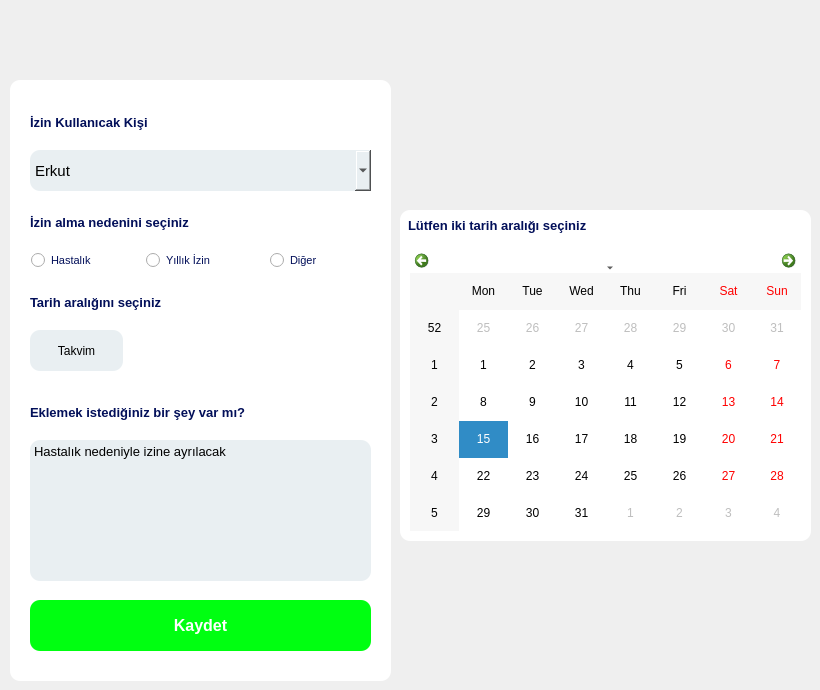
      <widget class="QWidget" name="tab_5">
       <property name="styleSheet">
        <string notr="true">#tab_5{
background-color:#D1F2D0;}</string>
       </property>
       <attribute name="title">
        <string>İzin Bilgisi Ekle</string>
       </attribute>
       <widget class="QWidget" name="widget_5" native="true">
        <property name="geometry">
         <rect>
          <x>10</x>
          <y>80</y>
          <width>381</width>
          <height>601</height>
         </rect>
        </property>
        <property name="styleSheet">
         <string notr="true">background:white;
border-radius:10px;

</string>
        </property>
        <widget class="QPushButton" name="izinKaydet">
         <property name="geometry">
          <rect>
           <x>20</x>
           <y>520</y>
           <width>341</width>
           <height>51</height>
          </rect>
         </property>
         <property name="font">
          <font>
           <pointsize>12</pointsize>
           <weight>75</weight>
           <bold>true</bold>
          </font>
         </property>
         <property name="cursor">
          <cursorShape>PointingHandCursor</cursorShape>
         </property>
         <property name="styleSheet">
          <string notr="true">background-color: rgb(0, 255, 17);
color:white;</string>
         </property>
         <property name="text">
          <string>Kaydet</string>
         </property>
        </widget>
        <widget class="QLabel" name="label_15">
         <property name="geometry">
          <rect>
           <x>20</x>
           <y>30</y>
           <width>201</width>
           <height>24</height>
          </rect>
         </property>
         <property name="font">
          <font>
           <pointsize>10</pointsize>
           <weight>75</weight>
           <bold>true</bold>
           <underline>false</underline>
          </font>
         </property>
         <property name="styleSheet">
          <string notr="true">color:#020F59;

</string>
         </property>
         <property name="text">
          <string>İzin Kullanıcak Kişi</string>
         </property>
        </widget>
        <widget class="QLabel" name="label_16">
         <property name="geometry">
          <rect>
           <x>20</x>
           <y>130</y>
           <width>221</width>
           <height>24</height>
          </rect>
         </property>
         <property name="font">
          <font>
           <pointsize>10</pointsize>
           <weight>75</weight>
           <bold>true</bold>
           <underline>false</underline>
          </font>
         </property>
         <property name="styleSheet">
          <string notr="true">color:#020F59;</string>
         </property>
         <property name="text">
          <string>İzin alma nedenini seçiniz</string>
         </property>
        </widget>
        <widget class="QComboBox" name="cb_kullanici">
         <property name="geometry">
          <rect>
           <x>20</x>
           <y>70</y>
           <width>341</width>
           <height>41</height>
          </rect>
         </property>
         <property name="font">
          <font>
           <pointsize>11</pointsize>
          </font>
         </property>
         <property name="styleSheet">
          <string notr="true">background:#E9EFF2;
border-radius:10px;</string>
         </property>
         <item>
          <property name="text">
           <string>Erkut</string>
          </property>
         </item>
         <item>
          <property name="text">
           <string>Erkan</string>
          </property>
         </item>
         <item>
          <property name="text">
           <string>Aykut </string>
          </property>
         </item>
        </widget>
        <widget class="QPushButton" name="pushButton_5">
         <property name="geometry">
          <rect>
           <x>20</x>
           <y>250</y>
           <width>93</width>
           <height>41</height>
          </rect>
         </property>
         <property name="cursor">
          <cursorShape>PointingHandCursor</cursorShape>
         </property>
         <property name="styleSheet">
          <string notr="true">background:#E9EFF2;
border-radius:10px;
</string>
         </property>
         <property name="text">
          <string>Takvim</string>
         </property>
         <property name="checkable">
          <bool>true</bool>
         </property>
         <property name="checked">
          <bool>true</bool>
         </property>
         <property name="default">
          <bool>false</bool>
         </property>
        </widget>
        <widget class="QLabel" name="label_18">
         <property name="geometry">
          <rect>
           <x>20</x>
           <y>210</y>
           <width>201</width>
           <height>24</height>
          </rect>
         </property>
         <property name="font">
          <font>
           <pointsize>10</pointsize>
           <weight>75</weight>
           <bold>true</bold>
           <underline>false</underline>
          </font>
         </property>
         <property name="styleSheet">
          <string notr="true">color:#020F59;</string>
         </property>
         <property name="text">
          <string>Tarih aralığını seçiniz</string>
         </property>
        </widget>
        <widget class="QLabel" name="label_19">
         <property name="geometry">
          <rect>
           <x>20</x>
           <y>320</y>
           <width>311</width>
           <height>24</height>
          </rect>
         </property>
         <property name="font">
          <font>
           <pointsize>10</pointsize>
           <weight>75</weight>
           <bold>true</bold>
           <underline>false</underline>
          </font>
         </property>
         <property name="styleSheet">
          <string notr="true">color:#020F59;</string>
         </property>
         <property name="text">
          <string>Eklemek istediğiniz bir şey var mı?</string>
         </property>
        </widget>
        <widget class="QPlainTextEdit" name="plainTextEdit_3">
         <property name="geometry">
          <rect>
           <x>20</x>
           <y>360</y>
           <width>341</width>
           <height>141</height>
          </rect>
         </property>
         <property name="font">
          <font>
           <pointsize>10</pointsize>
          </font>
         </property>
         <property name="styleSheet">
          <string notr="true">background:#E9EFF2;
border-radius:10px;</string>
         </property>
         <property name="plainText">
          <string>Hastalık nedeniyle izine ayrılacak</string>
         </property>
        </widget>
        <widget class="QRadioButton" name="radioButton">
         <property name="geometry">
          <rect>
           <x>21</x>
           <y>172</y>
           <width>101</width>
           <height>16</height>
          </rect>
         </property>
         <property name="font">
          <font>
           <pointsize>8</pointsize>
           <weight>50</weight>
           <bold>false</bold>
          </font>
         </property>
         <property name="cursor">
          <cursorShape>PointingHandCursor</cursorShape>
         </property>
         <property name="styleSheet">
          <string notr="true">color:#020F59;
</string>
         </property>
         <property name="text">
          <string>Hastalık</string>
         </property>
        </widget>
        <widget class="QRadioButton" name="radioButton_2">
         <property name="geometry">
          <rect>
           <x>136</x>
           <y>172</y>
           <width>121</width>
           <height>16</height>
          </rect>
         </property>
         <property name="font">
          <font>
           <pointsize>8</pointsize>
           <weight>50</weight>
           <bold>false</bold>
          </font>
         </property>
         <property name="cursor">
          <cursorShape>PointingHandCursor</cursorShape>
         </property>
         <property name="styleSheet">
          <string notr="true">color:#020F59;
</string>
         </property>
         <property name="text">
          <string>Yıllık İzin</string>
         </property>
        </widget>
        <widget class="QRadioButton" name="radioButton_3">
         <property name="geometry">
          <rect>
           <x>260</x>
           <y>160</y>
           <width>81</width>
           <height>41</height>
          </rect>
         </property>
         <property name="font">
          <font>
           <pointsize>8</pointsize>
           <weight>50</weight>
           <bold>false</bold>
          </font>
         </property>
         <property name="cursor">
          <cursorShape>PointingHandCursor</cursorShape>
         </property>
         <property name="styleSheet">
          <string notr="true">color:#020F59;
</string>
         </property>
         <property name="text">
          <string>Diğer</string>
         </property>
        </widget>
       </widget>
       <widget class="QLabel" name="label_9">
        <property name="geometry">
         <rect>
          <x>410</x>
          <y>560</y>
          <width>55</width>
          <height>16</height>
         </rect>
        </property>
        <property name="text">
         <string/>
        </property>
       </widget>
       <widget class="QLabel" name="label_36">
        <property name="geometry">
         <rect>
          <x>400</x>
          <y>210</y>
          <width>411</width>
          <height>331</height>
         </rect>
        </property>
        <property name="font">
         <font>
          <pointsize>10</pointsize>
          <weight>75</weight>
          <bold>true</bold>
          <underline>false</underline>
         </font>
        </property>
        <property name="styleSheet">
         <string notr="true">color:#020F59;
background:white;
border-radius:10px;
padding:5px;</string>
        </property>
        <property name="text">
         <string>Lütfen iki tarih aralığı seçiniz</string>
        </property>
        <property name="alignment">
         <set>Qt::AlignLeading|Qt::AlignLeft|Qt::AlignTop</set>
        </property>
       </widget>
       <widget class="QCalendarWidget" name="baslangcTarih">
        <property name="geometry">
         <rect>
          <x>410</x>
          <y>250</y>
          <width>391</width>
          <height>281</height>
         </rect>
        </property>
        <property name="styleSheet">
         <string notr="true">background:white;
</string>
        </property>
       </widget>
      </widget>
